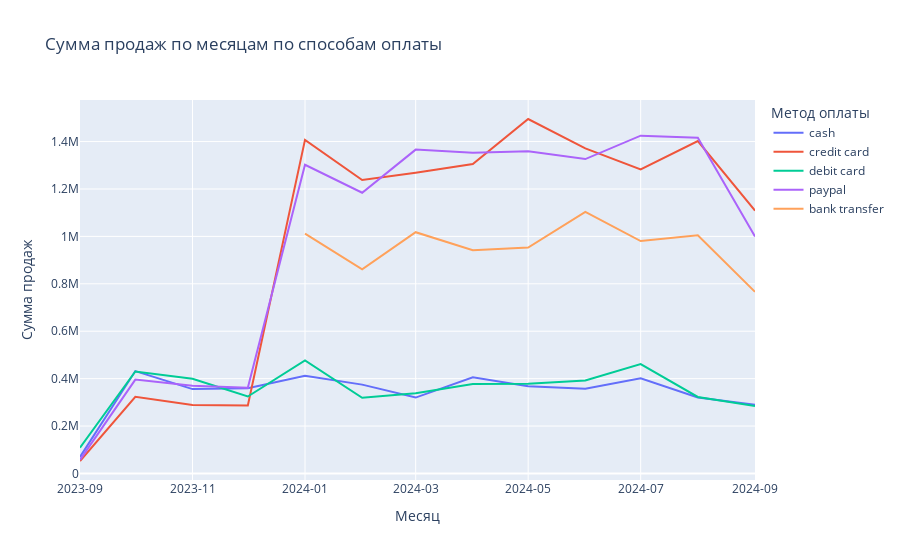

Write notebook code for a chart like this one.
### Code cell
fig = px.line(
    monthly_pm,
    x='month',
    y='Monthly Sales',
    color='Payment Method',
    title='Сумма продаж по месяцам по способам оплаты',
    labels={'month': 'Месяц', 'Monthly Sales': 'Сумма продаж', 'Payment Method': 'Метод оплаты'},
)
fig.update_layout(barmode='stack', legend_title_text='Метод оплаты', xaxis_tickformat='%Y-%m')
fig.show()

### Figure 1 — Plotly figure (JSON) as saved in the notebook; plotly's stock layout.template omitted (floating-point values rounded to 4 significant figures)
{"data": [{"hovertemplate": "Метод оплаты=cash<br>Месяц=%{x}<br>Сумма продаж=%{y}<extra></extra>", "legendgroup": "cash", "line": {"color": "#636efa", "dash": "solid"}, "marker": {"symbol": "circle"}, "mode": "lines", "name": "cash", "orientation": "v", "showlegend": true, "type": "scatter", "x": ["2023-09-01T00:00:00.000000000", "2023-10-01T00:00:00.000000000", "2023-11-01T00:00:00.000000000", "2023-12-01T00:00:00.000000000", "2024-01-01T00:00:00.000000000", "2024-02-01T00:00:00.000000000", "2024-03-01T00:00:00.000000000", "2024-04-01T00:00:00.000000000", "2024-05-01T00:00:00.000000000", "2024-06-01T00:00:00.000000000", "2024-07-01T00:00:00.000000000", "2024-08-01T00:00:00.000000000", "2024-09-01T00:00:00.000000000"], "xaxis": "x", "y": [69840.0, 431900.0, 355900.0, 359500.0, 411800.0, 374800.0, 320100.0, 405700.0, 367800.0, 357700.0, 401300.0, 320700.0, 289600.0], "yaxis": "y"}, {"hovertemplate": "Метод оплаты=credit card<br>Месяц=%{x}<br>Сумма продаж=%{y}<extra></extra>", "legendgroup": "credit card", "line": {"color": "#EF553B", "dash": "solid"}, "marker": {"symbol": "circle"}, "mode": "lines", "name": "credit card", "orientation": "v", "showlegend": true, "type": "scatter", "x": ["2023-09-01T00:00:00.000000000", "2023-10-01T00:00:00.000000000", "2023-11-01T00:00:00.000000000", "2023-12-01T00:00:00.000000000", "2024-01-01T00:00:00.000000000", "2024-02-01T00:00:00.000000000", "2024-03-01T00:00:00.000000000", "2024-04-01T00:00:00.000000000", "2024-05-01T00:00:00.000000000", "2024-06-01T00:00:00.000000000", "2024-07-01T00:00:00.000000000", "2024-08-01T00:00:00.000000000", "2024-09-01T00:00:00.000000000"], "xaxis": "x", "y": [52660.0, 323200.0, 288900.0, 286500.0, 1407000.0, 1238000.0, 1268000.0, 1305000.0, 1495000.0, 1371000.0, 1282000.0, 1402000.0, 1108000.0], "yaxis": "y"}, {"hovertemplate": "Метод оплаты=debit card<br>Месяц=%{x}<br>Сумма продаж=%{y}<extra></extra>", "legendgroup": "debit card", "line": {"color": "#00cc96", "dash": "solid"}, "marker": {"symbol": "circle"}, "mode": "lines", "name": "debit card", "orientation": "v", "showlegend": true, "type": "scatter", "x": ["2023-09-01T00:00:00.000000000", "2023-10-01T00:00:00.000000000", "2023-11-01T00:00:00.000000000", "2023-12-01T00:00:00.000000000", "2024-01-01T00:00:00.000000000", "2024-02-01T00:00:00.000000000", "2024-03-01T00:00:00.000000000", "2024-04-01T00:00:00.000000000", "2024-05-01T00:00:00.000000000", "2024-06-01T00:00:00.000000000", "2024-07-01T00:00:00.000000000", "2024-08-01T00:00:00.000000000", "2024-09-01T00:00:00.000000000"], "xaxis": "x", "y": [109000.0, 430300.0, 399300.0, 324700.0, 476900.0, 319500.0, 338800.0, 377200.0, 378100.0, 392200.0, 461400.0, 322900.0, 284600.0], "yaxis": "y"}, {"hovertemplate": "Метод оплаты=paypal<br>Месяц=%{x}<br>Сумма продаж=%{y}<extra></extra>", "legendgroup": "paypal", "line": {"color": "#ab63fa", "dash": "solid"}, "marker": {"symbol": "circle"}, "mode": "lines", "name": "paypal", "orientation": "v", "showlegend": true, "type": "scatter", "x": ["2023-09-01T00:00:00.000000000", "2023-10-01T00:00:00.000000000", "2023-11-01T00:00:00.000000000", "2023-12-01T00:00:00.000000000", "2024-01-01T00:00:00.000000000", "2024-02-01T00:00:00.000000000", "2024-03-01T00:00:00.000000000", "2024-04-01T00:00:00.000000000", "2024-05-01T00:00:00.000000000", "2024-06-01T00:00:00.000000000", "2024-07-01T00:00:00.000000000", "2024-08-01T00:00:00.000000000", "2024-09-01T00:00:00.000000000"], "xaxis": "x", "y": [57440.0, 396000.0, 370500.0, 361900.0, 1302000.0, 1184000.0, 1366000.0, 1353000.0, 1359000.0, 1326000.0, 1425000.0, 1416000.0, 999400.0], "yaxis": "y"}, {"hovertemplate": "Метод оплаты=bank transfer<br>Месяц=%{x}<br>Сумма продаж=%{y}<extra></extra>", "legendgroup": "bank transfer", "line": {"color": "#FFA15A", "dash": "solid"}, "marker": {"symbol": "circle"}, "mode": "lines", "name": "bank transfer", "orientation": "v", "showlegend": true, "type": "scatter", "x": ["2024-01-01T00:00:00.000000000", "2024-02-01T00:00:00.000000000", "2024-03-01T00:00:00.000000000", "2024-04-01T00:00:00.000000000", "2024-05-01T00:00:00.000000000", "2024-06-01T00:00:00.000000000", "2024-07-01T00:00:00.000000000", "2024-08-01T00:00:00.000000000", "2024-09-01T00:00:00.000000000"], "xaxis": "x", "y": [1012000.0, 861300.0, 1018000.0, 941300.0, 952600.0, 1103000.0, 980200.0, 1004000.0, 766000.0], "yaxis": "y"}], "layout": {"barmode": "stack", "legend": {"title": {"text": "Метод оплаты"}, "tracegroupgap": 0}, "title": {"text": "Сумма продаж по месяцам по способам оплаты"}, "xaxis": {"anchor": "y", "domain": [0, 1], "tickformat": "%Y-%m", "title": {"text": "Месяц"}}, "yaxis": {"anchor": "x", "domain": [0, 1], "title": {"text": "Сумма продаж"}}}}
